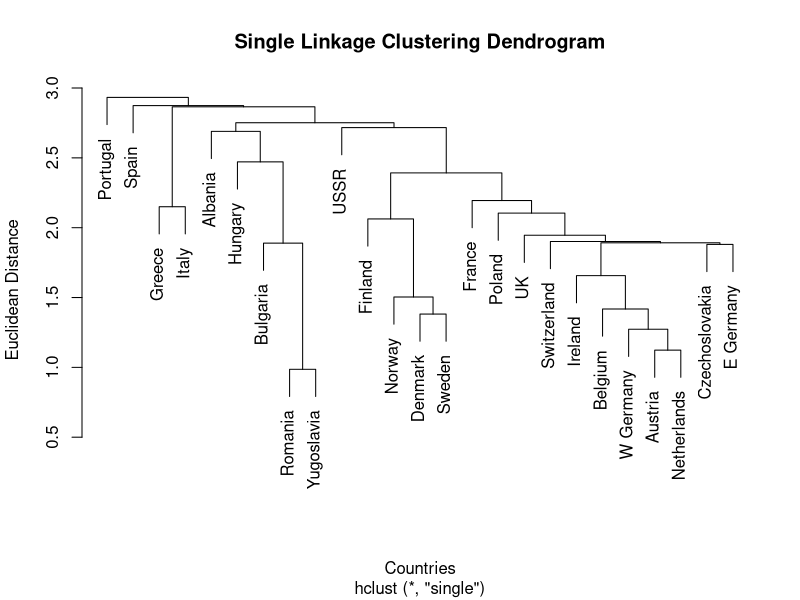
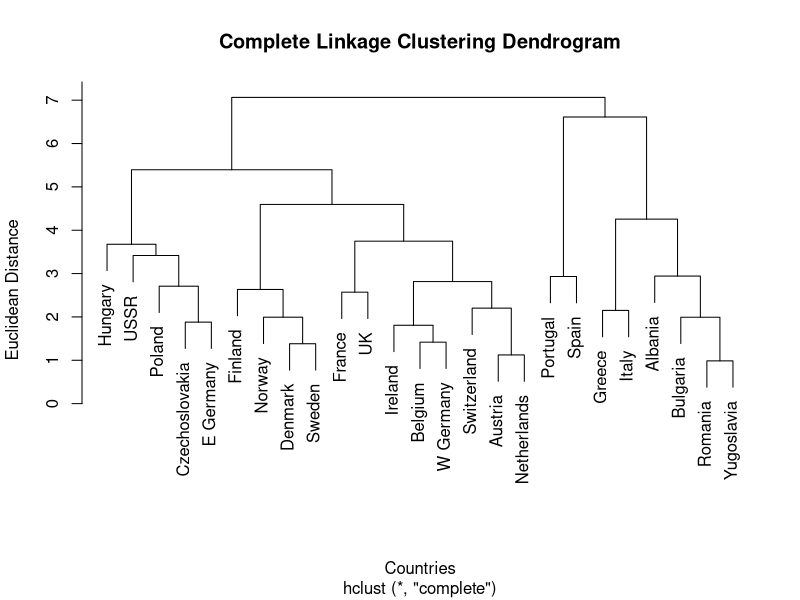
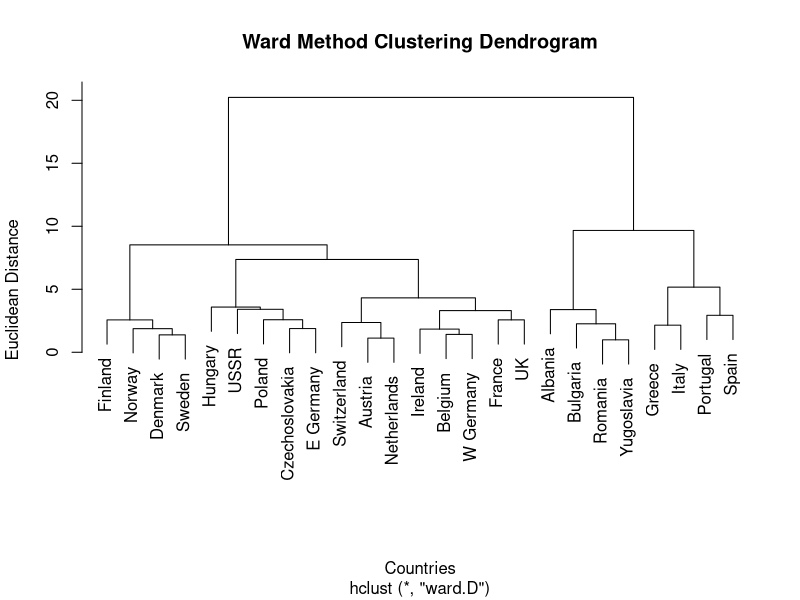
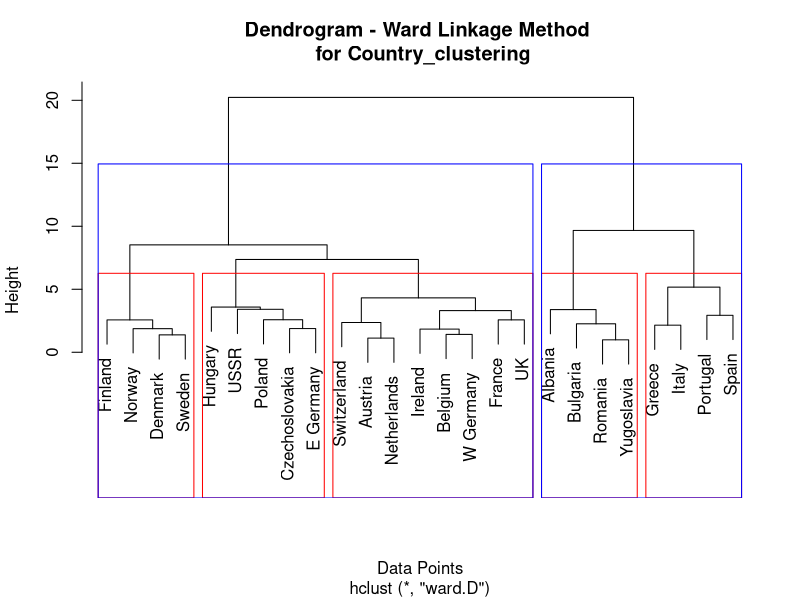
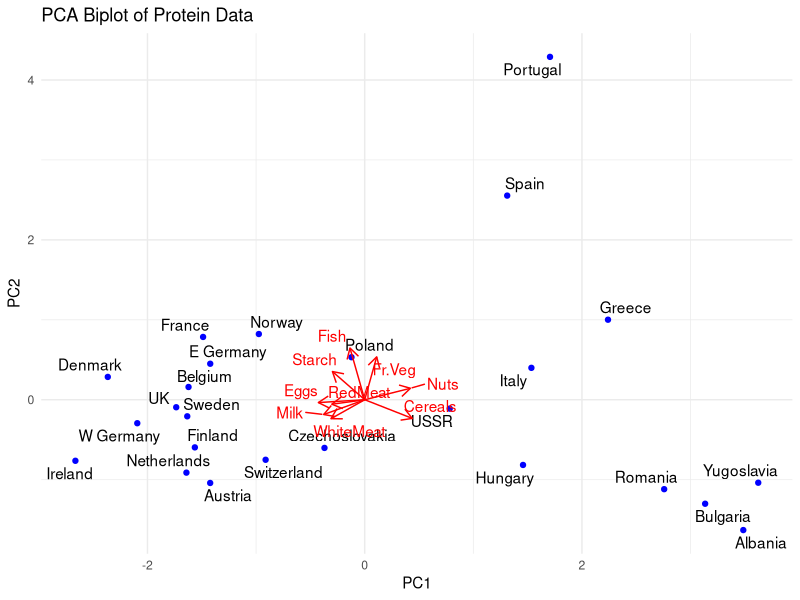

These figures' R source, in order:
## ---- chunk 1
# Set global code chunk options
knitr::opts_chunk$set(warning = FALSE)
## ---- chunk 2
library(cluster)
library(stats)
library(ggplot2)
library(ggrepel)
library(magrittr)
library(dplyr)
library(tibble)
library(maps)
library(fields)
par(mfrow = c(1, 1))
## ---- chunk 3
# Setup data for clustering
protein <- read.csv("day3/data/protein.txt", sep = "\t", header = TRUE)
row.names(protein) <- protein$Country
protein <- protein[, -1]
protein <- scale(protein)
## ---- chunk 4
# Single Linkage Clustering
# Setup
single_linkage <- hclust(dist(protein), method = "single")

# Convert to dendrogram object
plot(single_linkage, main = "Single Linkage Clustering Dendrogram", xlab = "Countries", ylab = "Euclidean Distance")
## ---- chunk 5
# Complete Linkage Clustering
# Setup
complete_linkage <- hclust(dist(protein), method = "complete")

plot(complete_linkage, main = "Complete Linkage Clustering Dendrogram", xlab = "Countries", ylab = "Euclidean Distance")
## ---- chunk 6
# Ward Method Clustering
# Setup
ward_linkage <- hclust(dist(protein), method = "ward.D")

plot(ward_linkage, main = "Ward Method Clustering Dendrogram", xlab = "Countries", ylab = "Euclidean Distance")
## ---- chunk 7

# perform clustering
for (i in c("Country_clustering")){
    if (i == "Country_clustering"){
        data <- protein
    } else if (i == "Protein_clustering"){
        data <- protein_t
    }
    distance_matrix <- dist(data, method = "euclidean")
    hc_single <- hclust(distance_matrix, method = "ward.D")
    plot(hc_single, main = paste0("Dendrogram - Ward Linkage Method \n for ", i), xlab = "Data Points", ylab = "Height")
    abline(h = 70, col = "red", lwd = 2, lty = 2)
    abline(h = 38, col = "blue", lwd = 2, lty = 2)
}


rect.hclust(ward_linkage, k = 5, border = "red")
rect.hclust(ward_linkage, k = 2, border = "blue")
## ---- chunk 8
# Perform PCA on data
protein_pca <- scale(protein)

# Perform PCA
pca <- prcomp(protein_pca, scale = TRUE)

# Get loadings of PC
loadings <- pca$rotation
loadings_data <- data.frame(Variable = rownames(loadings), PC1 = loadings[, 1], PC2 = loadings[, 2])

# Perform Dimensionality reduction
scores <- pca$x
pca_data <- data.frame(Country = rownames(protein), PC1 = scores[, 1], PC2 = scores[, 2])


ggplot() + 
  geom_point(data = pca_data, aes(x = PC1, y = PC2), color = "blue") + 
  geom_text_repel(data = pca_data, aes(x = PC1, y = PC2, label = Country)) +
  geom_segment(data = loadings_data, aes(x = 0, y = 0, xend = PC1, yend = PC2),
               arrow = grid::arrow(length = unit(0.3, "cm")), color = "red") +
  geom_text_repel(data = loadings_data, aes(x = PC1, y = PC2, label = Variable), color = "red") +
  labs(title = "PCA Biplot of Protein Data", x = "PC1", y = "PC2") +
  theme_minimal()
## ---- chunk 9
my.kmean <- function(x, k, iter = 10) {
    set.seed(111) 
    centroids <- sample(x, k, replace = FALSE)
    clusters <- numeric(length(x))
    
    for (i in 1:iter) {
        for (j in 1:length(x)) {
            distances <- abs(x[j] - centroids)
            clusters[j] <- which.min(distances)
        }
        for (c in 1:k) {
            centroids[c] <- mean(x[clusters == c])
        }
    }
    result <- data.frame(x = x, cluster = clusters)
    return(result)
}
x <- c(1,2,1,3,2,6,5,7,6,12)
k <- 3
result <- my.kmean(x, k)
result
